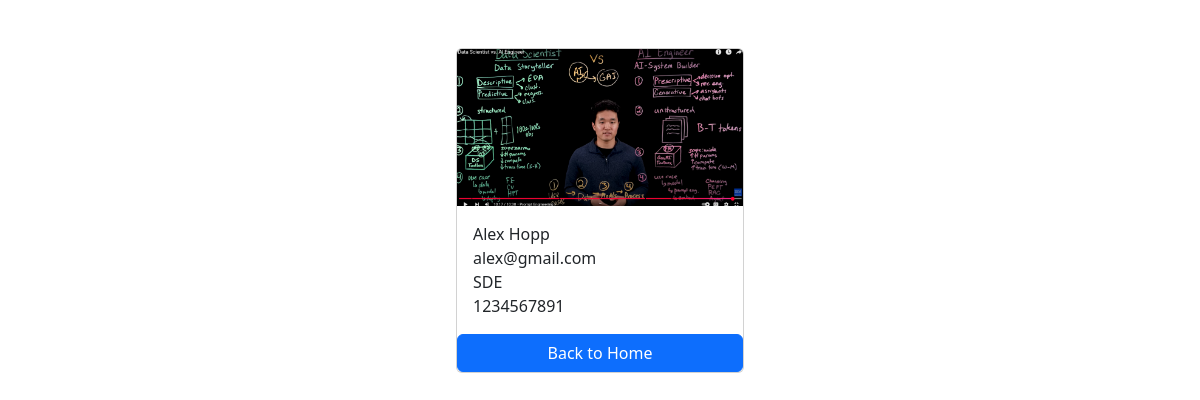
The page /employees/1/ on the database its author committed.
### employees/models.py (models this page shows, shortened)
class Employee(models.Model):
    first_name = models.CharField(max_length=100)
    last_name = models.CharField(max_length=100)
    photo = models.URLField(max_length=500, null=True, blank=True)
    designation = models.CharField(max_length=100)
    phone_number = models.CharField(max_length=12, blank=True)
    email_address = models.EmailField(max_length=100, unique=True)
    created_at = models.DateTimeField(auto_now_add=True)
    updated_at = models.DateTimeField(auto_now=True)

### employees/views.py (the view)
# urls.py: path('<int:pk>/', views.employee_detail, name = 'employee_detail'),
def employee_detail(request, pk):
    employee = get_object_or_404(Employee, pk=pk)
    context = {
        'employee': employee,
    }
    return render(request, 'employee_detail.html', context)

### templates/employee_detail.html (shortened to what this page needs)
{% load static %}
<!DOCTYPE html>
<html lang="en">
<head>
    <link href="https://cdn.jsdelivr.net/npm/bootstrap@5.3.8/dist/css/bootstrap.min.css" rel="stylesheet">
   <link rel="stylesheet" href ="{% static 'css/style.css'%}">
</head>
<body>
    <div class="container pt-5">
        <div class="card mx-auto" style="width: 18rem;">
  <img class="card-img-top" src="{{ employee.photo}}" alt="Employee Photo">
  <div class="card-body">
    <p class="card-text m-0">{{ employee.first_name }} {{ employee.last_name }}</p>
    <p class="card-text m-0">{{ employee.email_address}}</p>
     <p class="card-text m-0">{{ employee.designation}}</p>
      <p class="card-text m-0">{{ employee.phone_number}}</p>
  </div>
  <a href="{% url 'home' %}" class="btn btn-primary">Back to Home</a>
</div>
    </div>
</body>
</html>

### rows shown on the page
Employee: photo (picture), first_name "Alex", last_name "Hopp", email_address "alex@gmail.com", designation "SDE", phone_number "1234567891"
